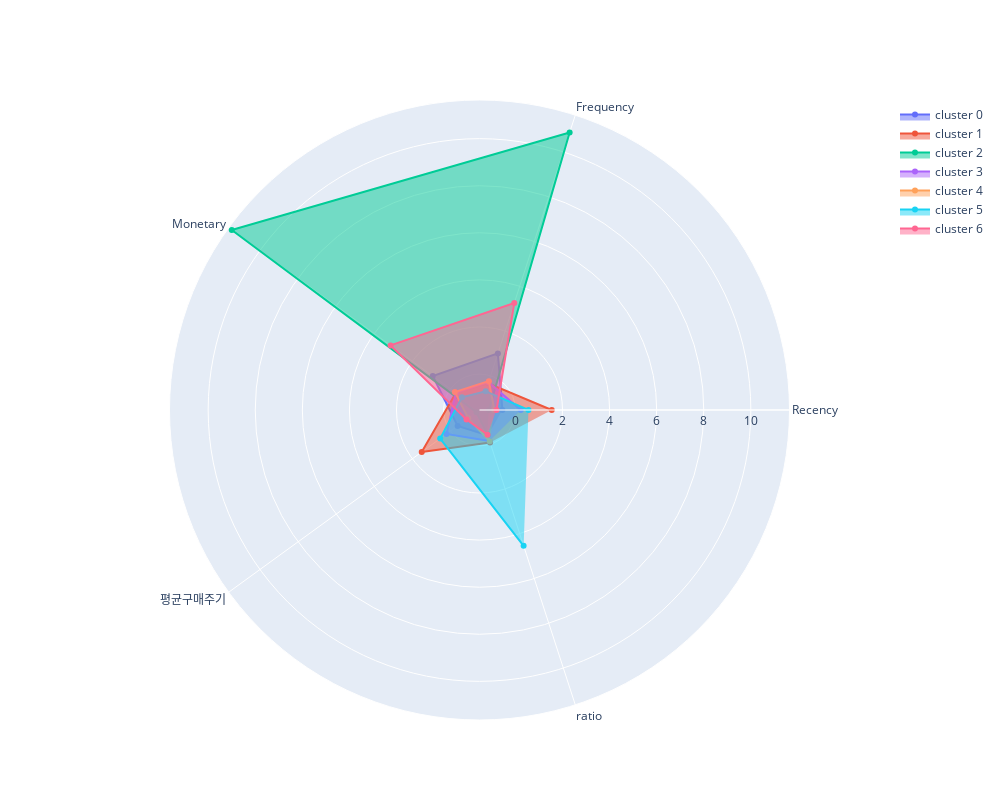

The cell this chart's notebook holds for it:
### Code cell
df_centroids = pd.DataFrame(kmeans.cluster_centers_, columns=rfm_cluster_s.iloc[:, :5].columns)
df_centroids['size'] = rfm.groupby('kmeans')['고객ID'].count()

import plotly.graph_objects as go

def plot_radar_from_centroid(df_centroids):
  df_centroids = df_centroids.drop(['size'], axis = 1)
  fig = go.Figure()
  categories = df_centroids.columns
  for row in df_centroids.iterrows():
    fig.add_trace(go.Scatterpolar(
        r=row[1].tolist(),
        theta=categories,
        fill='toself',
        name='cluster {}'.format(row[0])
    ))

  fig.update_layout(
      autosize=False,
      width=1000,
      height=800,
  )
  fig.show()

plot_radar_from_centroid(df_centroids)

### Figure 1 — Plotly figure (JSON) as saved in the notebook; plotly's stock layout.template omitted (floating-point values rounded to 4 significant figures)
{"data": [{"fill": "toself", "name": "cluster 0", "r": [-0.5521, 1.002, 0.9281, -0.3768, -0.3926], "theta": ["Recency", "Frequency", "Monetary", "평균구매주기", "ratio"], "type": "scatterpolar"}, {"fill": "toself", "name": "cluster 1", "r": [1.543, -0.3316, -0.2842, 1.508, -0.0745], "theta": ["Recency", "Frequency", "Monetary", "평균구매주기", "ratio"], "type": "scatterpolar"}, {"fill": "toself", "name": "cluster 2", "r": [-1.129, 10.86, 11.48, -1.366, -0.4404], "theta": ["Recency", "Frequency", "Monetary", "평균구매주기", "ratio"], "type": "scatterpolar"}, {"fill": "toself", "name": "cluster 3", "r": [0.2285, -0.2813, -0.2873, 0.2106, -0.1435], "theta": ["Recency", "Frequency", "Monetary", "평균구매주기", "ratio"], "type": "scatterpolar"}, {"fill": "toself", "name": "cluster 4", "r": [-0.895, -0.2367, -0.2308, -0.9326, -0.1269], "theta": ["Recency", "Frequency", "Monetary", "평균구매주기", "ratio"], "type": "scatterpolar"}, {"fill": "toself", "name": "cluster 5", "r": [0.5554, -0.685, -0.6054, 0.5394, 4.538], "theta": ["Recency", "Frequency", "Monetary", "평균구매주기", "ratio"], "type": "scatterpolar"}, {"fill": "toself", "name": "cluster 6", "r": [-0.8025, 3.256, 3.144, -0.8419, -0.424], "theta": ["Recency", "Frequency", "Monetary", "평균구매주기", "ratio"], "type": "scatterpolar"}], "layout": {"autosize": false, "height": 800, "width": 1000}}
